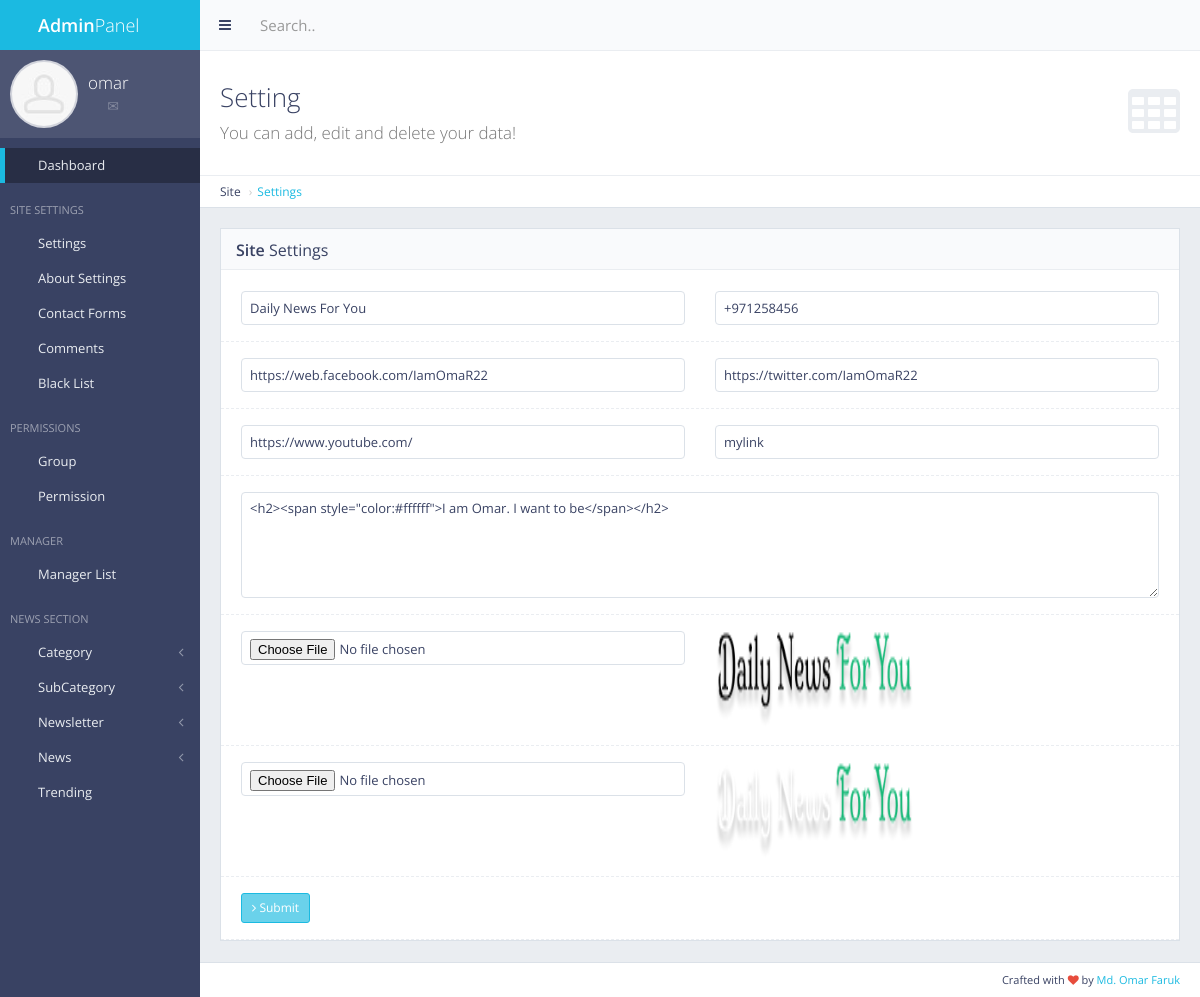
Screenshot of /panel/setting/ (signed in) with the database file from the repository.
### main/models.py (models this page shows, shortened)
class Main(models.Model):
    name = models.CharField(max_length=50)
    about = models.TextField()  # this is for footer  (default="-")
    abouttxt = models.TextField(default="")    ## About page text
    fb = models.CharField(default="-", max_length=50)
    tw = models.CharField(default="-", max_length=50)
    yt = models.CharField(default="-", max_length=50)
    tell = models.CharField(default="-", max_length=50)
    link = models.CharField(default="-", max_length=50)
    set_name = models.CharField(default="-", max_length=50)
    picurl = models.TextField(default="")
    picname = models.TextField(default="")
    picurl2 = models.TextField(default="")
    picname2 = models.TextField(default="")

### main/views.py (the view, shortened to what this page needs)
# urls.py: url(r'^panel/setting/$', views.site_setting, name='site_setting'),  ## Admin Panel Settings
def site_setting(request):
    if not request.user.is_authenticated:
        return redirect('mylogin')   # when user is not logged in, it will take you the login page(mylogin)
    perm = 0
    for i in request.user.groups.all() :
        if i.name == "masteruser" : perm = 1
    if perm == 0 :
        error = "Access Denied"
        return render(request, 'back/error.html', {'error':error})
    site = Main.objects.get(pk=2)
    return render(request, 'back/setting.html', {'site':site})

### main/templatetags/extra_auth.py (called while the page is built)
@register.filter(name='has_group')
def has_group(user, group_name):
    return user.groups.filter(name=group_name).exists()

### main/templates/back/setting.html (shortened to what this page needs)
{% extends 'back/master.html' %}
{% load static %}
{% block mainblock %}
<div class="content-header">
    <div class="header-section">
        <h1>
            <i class="fa fa-table"></i>Setting<br><small>You can add, edit and delete your data!</small>
        </h1>
    </div>
</div>
<ul class="breadcrumb breadcrumb-top">
    <li>Site</li>
    <li><a href="/panel/setting">Settings</a></li>
</ul>
<div class="row">
    <div class="col-md-12">
        <div class="block">
            <div class="block-title">
                <h2><strong>Site</strong> Settings</h2>
            </div>
            <form action="{% url 'site_setting' %}" method="post" enctype="multipart/form-data" class="form-horizontal form-bordered">
                <div class="form-group">
                    <div class="col-md-6">
                        <input type="text" id="name" name="name" value="{{ site.name }}" class="form-control" placeholder="Site Title">
                    </div>
                    <div class="col-md-6">
                        <input type="text" id="tell" name="tell" value="{{ site.tell }}" class="form-control" placeholder="Site Tell">
                    </div>
                </div>
                <div class="form-group">
                    <div class="col-md-6">
                        <input type="text" id="fb" name="fb" value="{{ site.fb }}" class="form-control" placeholder="FB">
                    </div>
                    <div class="col-md-6">
                        <input type="text" id="tw" name="tw" value="{{ site.tw }}" class="form-control" placeholder="TW">
                    </div>
                </div>
                <div class="form-group">
                    <div class="col-md-6">
                        <input type="text" id="yt" name="yt" value="{{ site.yt }}" class="form-control" placeholder="YT">
                    </div>
                    <div class="col-md-6">
                        <input type="text" id="link" name="link" value="{{ site.link }}" class="form-control" placeholder="Link">
                    </div>
                </div>
                <div class="form-group">
                    <div class="col-md-12">
                        <textarea type="text" id="txt" name="txt" rows="5" class="form-control" placeholder="Short txt">{{ site.about }}</textarea>
                    </div>
                </div>
                <div class="form-group">
                    <div class="col-md-6">
                        <input type="file" id="myfile" name="myfile" class="form-control" placeholder="Body txt"></input>
                    </div>
                    <div class="col-md-6">
                        <img style="display: inline-block; width: 200px; height: 100px;" src="{{ site.picurl }}">
                    </div>
                </div>
                <div class="form-group">
                    <div class="col-md-6">
                        <input type="file" id="myfile2" name="myfile2" class="form-control" placeholder="Body txt"></input>
                    </div>
                    <div class="col-md-6">
                        <img style="display: inline-block; width: 200px; height: 100px;" src="{{ site.picurl2 }}">
                    </div>
                </div>
                <div class="form-group">
                    <div class="col-md-12">
                        <button type="submit" class="btn btn-sm btn-primary"><i class="fa fa-angle-right"></i> Submit</button>   </div>
                </div>
            </form>
        </div>
    </div>
</div>
{% endblock %}

### main/templates/back/master.html (shortened to what this page needs)
{% load static %}
{% load extra_auth %}
{% if user.is_authenticated %}
<!DOCTYPE html>
 <html class="no-js" lang="en">
    <head>
        <link rel="stylesheet" href="{% static 'back/css/bootstrap.min.css' %}">
        <link rel="stylesheet" href="{% static 'back/css/plugins.css' %}">
        <link rel="stylesheet" href="{% static 'back/css/main.css' %}">
        <link rel="stylesheet" href="{% static 'back/css/themes.css' %}">
    </head>
    <body>
        <div id="page-wrapper">
            <div id="page-container" class="sidebar-partial sidebar-visible-lg sidebar-no-animations">
                <div id="sidebar">
                    <div id="sidebar-scroll">
                        <div class="sidebar-content">
                            <a href="/panel" class="sidebar-brand">
                                <i class="gi gi-flash"></i><span class="sidebar-nav-mini-hide"><strong>Admin</strong>Panel</span>
                            </a>
                            <div class="sidebar-section sidebar-user clearfix sidebar-nav-mini-hide">
                                <div class="sidebar-user-avatar">
                                    <a href="page_ready_user_profile.html">
                                        <img src="{% static 'back/img/placeholders/avatars/avatar2.jpg' %}" alt="avatar">
                                    </a>
                                </div>
                                <div class="sidebar-user-name">{{ request.user }}</div>
                                <div class="sidebar-user-links">
                                    <a href="page_ready_user_profile.html" data-toggle="tooltip" data-placement="bottom" title="Profile"><i class="gi gi-user"></i></a>
                                    <a href="page_ready_inbox.html" data-toggle="tooltip" data-placement="bottom" title="Messages"><i class="gi gi-envelope"></i></a>
                                    <a href="/panel/change/pass/" class="enable-tooltip" data-placement="bottom" title="Settings" ><i class="gi gi-cogwheel"></i></a>
                                    <a href="/logout" data-toggle="tooltip" data-placement="bottom" title="Logout"><i class="gi gi-exit"></i></a>
                                </div>
                            </div>
                        <ul class="sidebar-nav">
                            {% if perms.main.master_user %}
                            <li>
                                <a href="/panel" class=" active"><i class="gi gi-stopwatch sidebar-nav-icon"></i><span class="sidebar-nav-mini-hide">Dashboard</span></a>
                            </li>
                            {% endif %}
                {% if request.user|has_group:"masteruser" %}
                            <li class="sidebar-header">
                                <span class="sidebar-header-options clearfix"><a href="javascript:void(0)" data-toggle="tooltip" title="Quick Settings"><i class="gi gi-settings"></i></a></span>
                                <span class="sidebar-header-title">Site Settings</span>
                            </li>
                                <li>
                                    <a href="/panel/setting/" class=""><i class="gi gi-show_big_thumbnails sidebar-nav-icon"></i><span class="sidebar-nav-mini-hide">Settings</span></a>
                                </li>
                                <li>
                                    <a href="/panel/about/setting/" class=""><i class="gi gi-show_big_thumbnails sidebar-nav-icon"></i><span class="sidebar-nav-mini-hide">About Settings</span></a>
                                </li>
                                <li>
                                    <a href="/panel/contactform/" class=""><i class="gi gi-show_big_thumbnails sidebar-nav-icon"></i><span class="sidebar-nav-mini-hide">Contact Forms</span></a>
                                </li>
                            <li>
                                <a href="/comments/list/" class=""><i class="gi gi-show_big_thumbnails sidebar-nav-icon"></i><span class="sidebar-nav-mini-hide">Comments</span></a>
                            </li>
                        <li>
                            <a href="/blacklist/" class=""><i class="gi gi-show_big_thumbnails sidebar-nav-icon"></i><span class="sidebar-nav-mini-hide">Black List</span></a>
                        </li>
                <li class="sidebar-header">
                    <span class="sidebar-header-options clearfix"><a href="javascript:void(0)" data-toggle="tooltip" title="Quick Settings"><i class="gi gi-settings"></i></a></span>
                    <span class="sidebar-header-title">Permissions</span>
                </li>
                    <li>
                        <a href="/panel/manager/group/" class=""><i class="gi gi-show_big_thumbnails sidebar-nav-icon"></i><span class="sidebar-nav-mini-hide">Group</span></a>
                    </li>
                    <li>
                        <a href="/panel/manager/perms/" class=""><i class="gi gi-show_big_thumbnails sidebar-nav-icon"></i><span class="sidebar-nav-mini-hide">Permission</span></a>
                    </li>
                    <li class="sidebar-header">
                        <span class="sidebar-header-options clearfix"><a href="javascript:void(0)" data-toggle="tooltip" title="Quick Settings"><i class="gi gi-settings"></i></a></span>
                        <span class="sidebar-header-title">Manager</span>
                    </li>
                        <li>
                            <a href="/panel/manager/list/" class=""><i class="gi gi-show_big_thumbnails sidebar-nav-icon"></i><span class="sidebar-nav-mini-hide">Manager List</span></a>
                        </li>
                {% endif %}
                        <li class="sidebar-header">
                            <span class="sidebar-header-options clearfix"><a href="javascript:void(0)" data-toggle="tooltip" title="Quick Settings"><i class="gi gi-settings"></i></a></span>
                            <span class="sidebar-header-title">News Section</span>
                        </li>
                {% if request.user|has_group:"masteruser" %}
                        <li>
                            <a href="#" class="sidebar-nav-menu"><i class="fa fa-angle-left sidebar-nav-indicator sidebar-nav-mini-hide"></i><i class="gi gi-show_big_thumbnails sidebar-nav-icon"></i><span class="sidebar-nav-mini-hide">Category</span></a>
                        </li>
                        <li>
                            <a href="#" class="sidebar-nav-menu"><i class="fa fa-angle-left sidebar-nav-indicator sidebar-nav-mini-hide"></i><i class="gi gi-show_big_thumbnails sidebar-nav-icon"></i><span class="sidebar-nav-mini-hide">SubCategory</span></a>
                        </li>
                    <li>
                        <a href="#" class="sidebar-nav-menu"><i class="fa fa-angle-left sidebar-nav-indicator sidebar-nav-mini-hide"></i><i class="gi gi-show_big_thumbnails sidebar-nav-icon"></i><span class="sidebar-nav-mini-hide">Newsletter</span></a>
                    </li>
                {% endif %}
                                <li>
                                    <a href="#" class="sidebar-nav-menu"><i class="fa fa-angle-left sidebar-nav-indicator sidebar-nav-mini-hide"></i><i class="gi gi-show_big_thumbnails sidebar-nav-icon"></i><span class="sidebar-nav-mini-hide">News</span></a>
                                </li>
                {% if request.user|has_group:"masteruser" %}
                            <li>
                                <a href="/panel/trending/" class=""><i class="gi gi-show_big_thumbnails sidebar-nav-icon"></i><span class="sidebar-nav-mini-hide">Trending</span></a>
                            </li>
                {% endif %}
                            </ul>
                        </div>
                    </div>
                </div>
                <div id="main-container">
                    <header class="navbar navbar-default">
                        <ul class="nav navbar-nav-custom">
                            <li>
                                <a href="javascript:void(0)" onclick="App.sidebar('toggle-sidebar');this.blur();">
                                    <i class="fa fa-bars fa-fw"></i>
                                </a>
                            </li>
                        </ul>
                        <form action="page_ready_search_results.html" method="post" class="navbar-form-custom">
                            <div class="form-group">
                                <input type="text" id="top-search" name="top-search" class="form-control" placeholder="Search..">
                            </div>
                        </form>
                    </header>
                    <div id="page-content">
                    {% block mainblock %}
                    {% endblock %}
                    </div>
                    <footer class="clearfix">
                        <div class="pull-right">
                            Crafted with <i class="fa fa-heart text-danger"></i> by <a href="" target="_blank">Md. Omar Faruk</a>
                        </div>
                    </footer>
                </div>
            </div>
        </div>
    </body>
</html>
{% else %}
Please Login
{% endif %}

### rows the page displays
Main: name "Daily News For You", tell "+971258456", fb "https://web.facebook.com/IamOmaR22", tw "https://twitter.com/IamOmaR22", yt "https://www.youtube.com/", link "mylink", txt "<h2><span style=\"color:#ffffff\">I am Omar. I want to be</span></h2>"

### other values shown
{{ request.user }} "omar"
